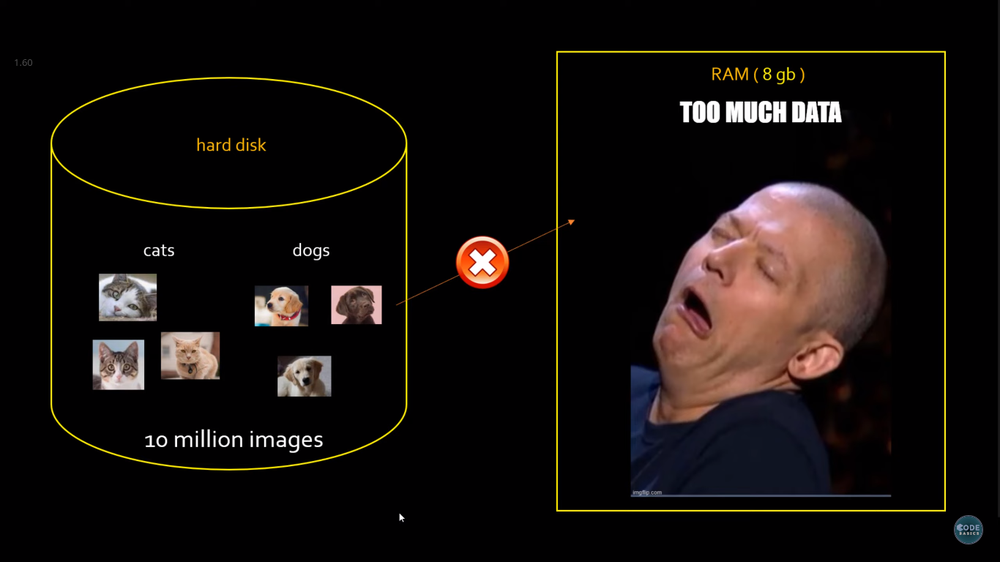
#> input picture note_image/pic30.png, 1000 x 562 px, shrunk from 1366 x 768 before the run
$ jupyter execute --allow-errors tensorflow_input_pipeline.ipynb
#> lines starting #> are read from the running program, lines starting #| are printed output that depends on the picture
[cell 1]
# code for showing image to make a good note:

import matplotlib.pyplot as plt
import cv2 as cv

def showImg(img):
#> called with img = '../note_image/pic30.png'
    img = cv.imread(img)
#> img is the input picture: shape (562, 1000, 3); mean B, G, R 14, 16, 21.3
    plt.xticks([])
    plt.yticks([])
    plt.imshow(img)
    pass

<br>

# `Tensorflow Input Pipeline: `

<br>

[cell 2]
showImg("../note_image/pic30.png")

<br>

``
ধরি, আমরা `cats and dogs` classifier model বানাচ্ছি। এর জন্য আমাদের কাছে 10 million images আছে । আর সব গুলো আমাদের hard disk এ আছে । যখন, model train করার জন্য দিব, তখন সেইটাকে আমরা array তে convert করে নিব (like: X_train) । কিন্তু, আমরা এত গুলো ছবি আমাদের 8b ram এ Load করতে পারবো না । এর জন্য আমরা সব ছবি গুলো batch আকারে ভাগ করে দিতে পারি (The picture in the below) ।

<br>

[cell 3]
showImg("../note_image/pic26.png")
#> call 2 of showImg, with img = '../note_image/pic26.png'
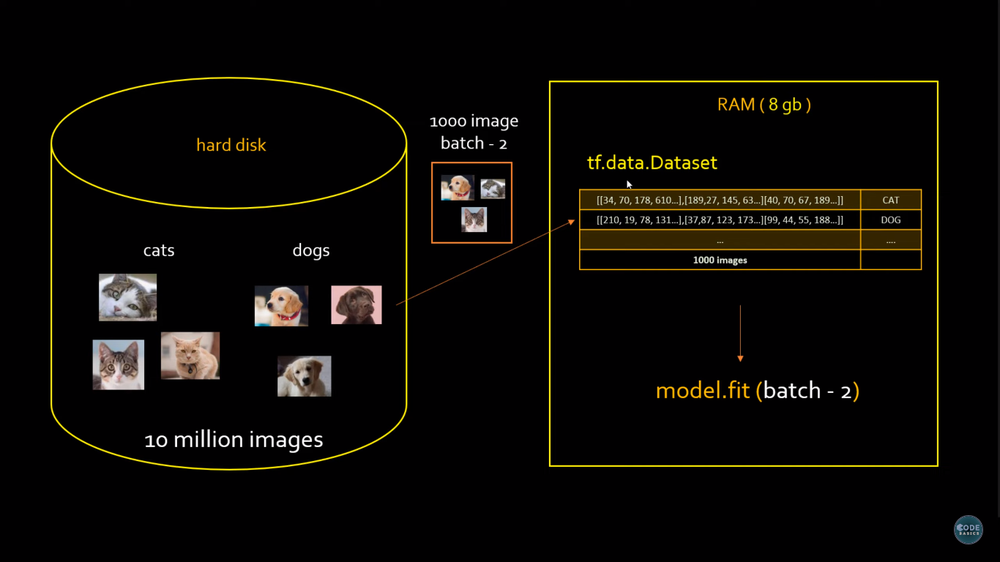
#> input picture note_image/pic26.png, 1000 x 562 px, shrunk from 1366 x 768 before the run
#> in showImg, img is the input picture: shape (562, 1000, 3); mean B, G, R 6.4, 9.9, 12.4

<br>

আমরা imgae কে array তে convert করি, এইটা হচ্ছে special ধরনের array, Numpy array নয় । এইটা হচ্ছে, `tf.data.Dataset()` ডাটা । ধরি, imgae কে আমরা batch-1, batch-2, batch-3 তে ভাগ করেছি এখন, এই গুলোকে model.fit(batch-1) then model.fit(batch-2) then model.fit(batch-3) দিয়ে model train করবো ।

<br>

`tf.data.Dataset আমাদের tensorflow pipeline create করে । `

<br>

[cell 4]
showImg("../note_image/pic27.png")
#> call 3 of showImg, with img = '../note_image/pic27.png'
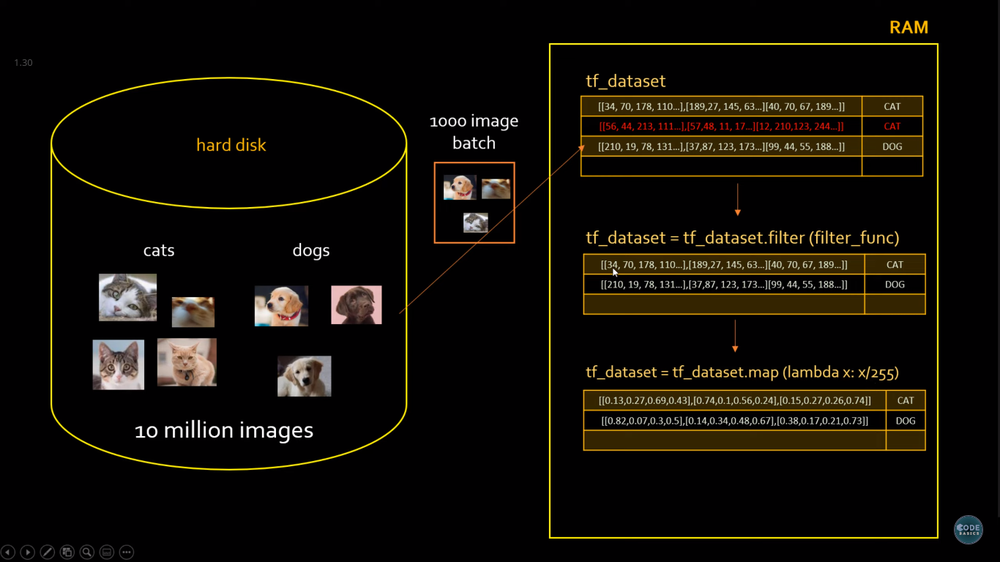
#> input picture note_image/pic27.png, 1000 x 562 px, shrunk from 1366 x 768 before the run
#> in showImg, img is the input picture: shape (562, 1000, 3); mean B, G, R 7.7, 14, 17.9

<br>

tf.data আমাদের কিছু api provide করে । যদি আমাদের কাছে কোন blurry imgae  থাকে তখন আমরা সেই কে filer  করতে পারি  by the hlep of tf.data's  api। Mainly, এই কাজ গুলো আমরা feature engineering এ করে থাকি ।

<br>

`উপরের ছবিতে আমরা, lambda function use করে scaling করেছি । `

<br>

<br>

# We can do all the things with a single line of code. Given below,

<br>

[cell 5]
showImg("../note_image/pic28.png")
#> call 4 of showImg, with img = '../note_image/pic28.png'
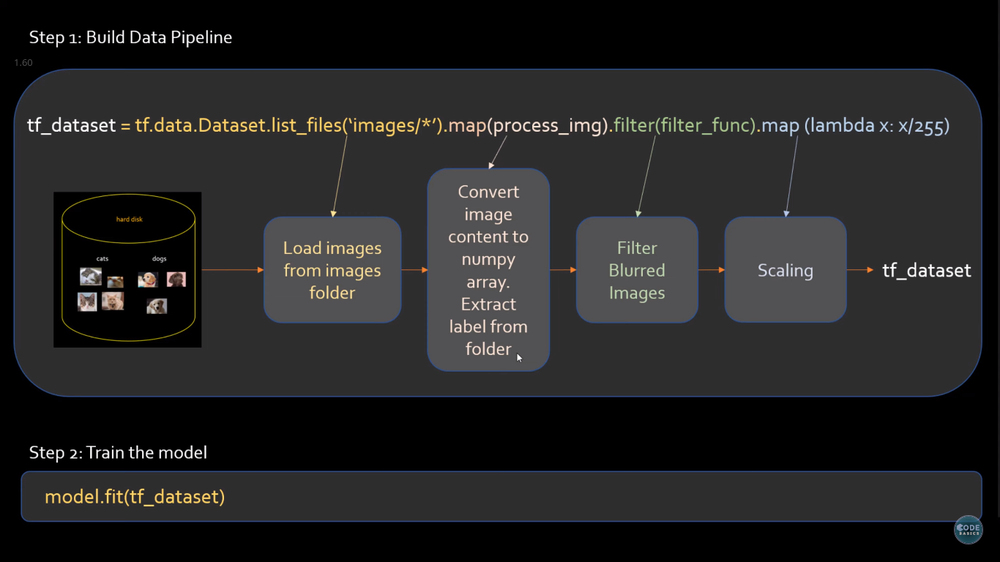
#> input picture note_image/pic28.png, 1000 x 562 px, shrunk from 1366 x 768 before the run
#> in showImg, img is the input picture: shape (562, 1000, 3); mean B, G, R 36.7, 35.6, 36.5

`The image above, is the tensorflow input pipeline. `

কিন্তু এই এ একটা সমস্যা আছে । প্রথমে আমাদের cpu data read করে । তারপর সেই কে কাছে  gpu কাছে পাঠীয়ে দেয় । অর্থাৎ যতক্ষন আমাদের cpu data read করে ততক্ষন আমাদের gpu অলস হয়ে বসে থাকে । আবার যখন, gpu  data read করে ততক্ষন আমাদের cpu অলস হয়ে বসে থাকে । ( **Like the image below: **)

[cell 6]
showImg("../note_image/pic31.png")
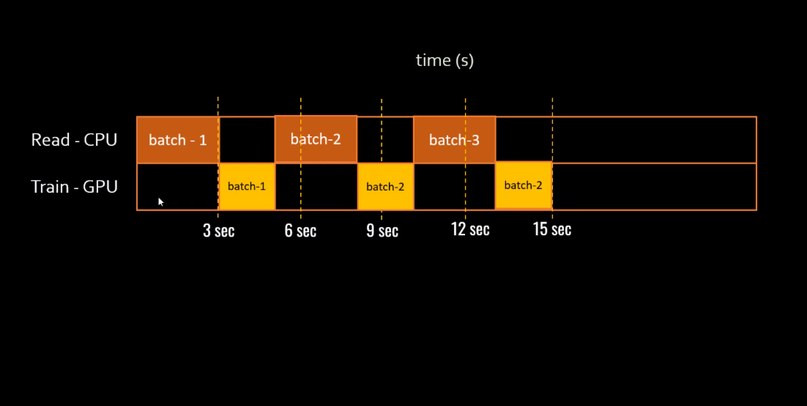
#> input picture note_image/pic31.png, 807 x 406 px, shrunk from 1102 x 554 before the run
#> in showImg, img is the input picture: shape (406, 807, 3); mean B, G, R 3.9, 10.4, 17.6

<br>

আমরা করতে পারি যে, cpu প্রথম batch-1 load করার পর  gpu এর কাছে পাঠায় এবং  যতক্ষন gpu তে প্রসেসিং চলতে থাকে ততক্ষন আমরা ইচ্ছে করে cpu কে দিয়ে অন্য এক বা একাধিক batch-1 load করাতে পারি ।  (like the image in below: )

<br>

[cell 7]
showImg("../note_image/pic32.png")
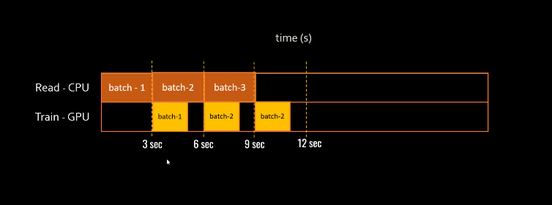
#> input picture note_image/pic32.png, 552 x 205 px, shrunk from 754 x 280 before the run
#> in showImg, img is the input picture: shape (205, 552, 3); mean B, G, R 4.2, 11.6, 19.5
